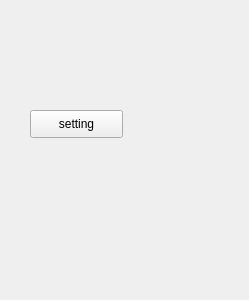
<?xml version="1.0" encoding="UTF-8"?>
<ui version="4.0">
 <class>ControlWidget</class>
 <widget class="QWidget" name="ControlWidget">
  <property name="geometry">
   <rect>
    <x>0</x>
    <y>0</y>
    <width>249</width>
    <height>300</height>
   </rect>
  </property>
  <property name="minimumSize">
   <size>
    <width>100</width>
    <height>0</height>
   </size>
  </property>
  <property name="windowTitle">
   <string>Form</string>
  </property>
  <widget class="QPushButton" name="settingButton">
   <property name="geometry">
    <rect>
     <x>30</x>
     <y>110</y>
     <width>93</width>
     <height>28</height>
    </rect>
   </property>
   <property name="text">
    <string>setting</string>
   </property>
  </widget>
 </widget>
 <resources/>
 <connections/>
</ui>
